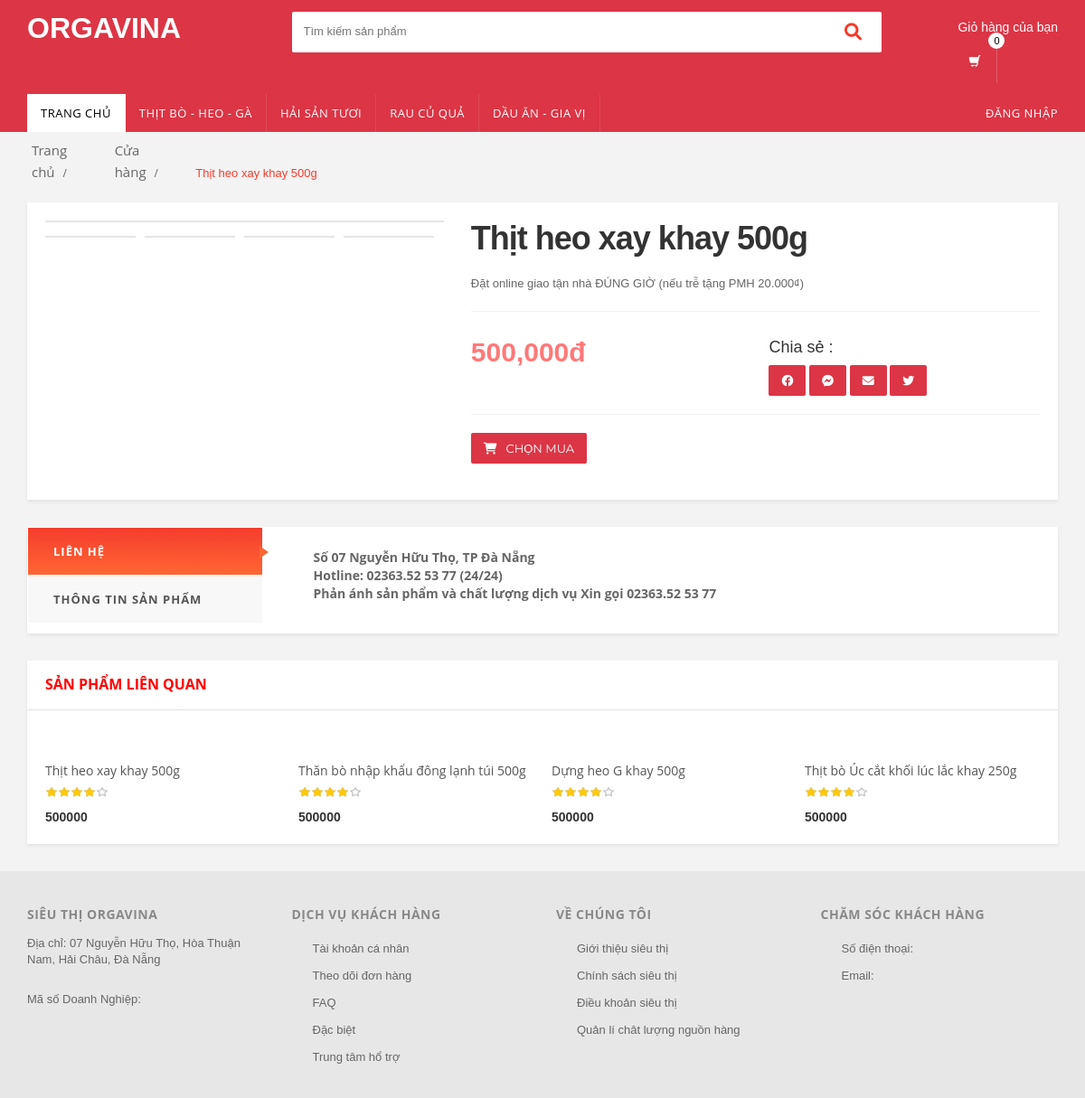
/?act=detail&id=112, run on the app's committed database.
### tables this page shows
CREATE TABLE `sanpham` (
  `MaSP` int(11) NOT NULL,
  `MaLSP` int(11) NOT NULL,
  `MaDM` int(11) NOT NULL,
  `TenSP` varchar(70) NOT NULL,
  `DonGia` int(11) NOT NULL,
  `SoLuong` int(10) UNSIGNED NOT NULL DEFAULT 1,
  `HinhAnh1` varchar(200) NOT NULL,
  `HinhAnh2` varchar(255) DEFAULT NULL,
  `HinhAnh3` varchar(255) DEFAULT NULL,
  `MaKM` int(11) NOT NULL,
  `KieuDang` varchar(100) DEFAULT NULL,
  `TrangThai` int(11) NOT NULL,
  `MoTa` text NOT NULL,
  `ThoiGian` datetime DEFAULT NULL,
  `GiamGiaSP` varchar(200) NOT NULL,
  `DonGiaCu` varchar(200) NOT NULL
);

### Models/result.php (called while the page is built)
<?php
$result = $this->conn->query($query);
$data = array();
while ($row = $result->fetch_assoc()) {
    $data[] = $row;
}
?>

### Models/model.php (called while the page is built, shortened)
<?php
require_once("connection.php");
class model
{
    function __construct()
    {
        $conn_obj = new connection();
        $this->conn = $conn_obj->conn;
    }
    function danhmuc()
    {
        $query =  "SELECT * from DanhMuc ";
        require("result.php");
        return $data;
    }
    function chitietdanhmuc($id)
    {
        $query =  "SELECT d.TenDM as Ten, l.* FROM danhmuc as d, loaisanpham as l WHERE d.MaDM = l.MaDM and d.MaDM = $id";
        require("result.php");
        return $data;
    }
    function sanpham_danhmuc($a, $b, $danhmuc)
    {
        $query =   "SELECT * from sanpham WHERE TrangThai = 1  and MaDM = $danhmuc ORDER BY ThoiGian DESC limit $a,$b";
        require("result.php");
        return $data;
    }
}

### Models/connection.php (called while the page is built, shortened)
<?php
    class connection{
        function __construct()
        {
            $severname ="localhost";
            $username ="root";
            $password ="";
            $db_name ="orgavina";
            $this->conn = new mysqli($severname,$username,$password,$db_name);
        }
    }
?>

### Models/detail.php (called while the page is built)
<?php
require_once("model.php");
class Detail extends Model
{
    function detail_sp($id)
    {
        $query =  "SELECT * from SanPham where MaSP = $id ";
        $result = $this->conn->query($query);
        return $result->fetch_assoc();
    }
}

### Controllers/DetailController.php (called while the page is built, shortened)
<?php
class DetailController
{
    var $detail_model;
    public function __construct()
    {
        $this->detail_model = new Detail();
    }
    function list()
    {
        $id = $_GET['id'];
        $data = $this->detail_model->detail_sp($id);
        if ($data != null) {
            $data_lq = $this->detail_model->sanpham_danhmuc(0, 4, $data['MaDM']);
        }
        require_once('Views/index.php');
    }
}

### Views/product-detail/product-detail.php (the view, shortened to what this page needs)
<?php if ($data != NULL) { ?>
	<div class="breadcrumb">
		<div class="container">
			<div class="breadcrumb-inner">
				<ul class="list-inline list-unstyled">
					<li><a href="?act=home">Trang chủ</a></li>
					<li><a href="?act=shop">Cửa hàng</a></li>
					<li class='active'><?= $data['TenSP'] ?></li>
				</ul>
			</div>
		</div>
	</div>
	<div class="body-content outer-top-xs">
		<div class='container'>
			<div class='row single-product'>
				<div class='col-md-12'>
					<div class="detail-block">
						<div class="row  wow fadeInUp">
							<div class="col-xs-12 col-sm-6 col-md-5 gallery-holder">
								<div class="product-item-holder size-big single-product-gallery small-gallery">
									<div id="owl-single-product">
										<div class="single-product-gallery-item" id="slide1">
										</div>
									</div>
									<div class="single-product-gallery-thumbs gallery-thumbs">
										<div id="owl-single-product-thumbnails">
											<div class="item">
											</div>
											<div class="item">
											</div>
											<div class="item">
											</div>
											<div class="item">
											</div>
										</div>
									</div>
								</div>
							</div>
							<div class='col-sm-6 col-md-7 product-info-block'>
								<div class="product-info">
									<h1 class="name"><?= $data['TenSP'] ?></h1>
									<div class="description-container m-t-20">
										<?= $data['KieuDang'] ?>
									</div>
									<div class="price-container info-container m-t-20">
										<div class="row">
											<div class="col-sm-6">
												<div class="price-box">
													<span class="price"><?= number_format($data['DonGia']) ?>đ</span>
												</div>
											</div>
											<div class="col-sm-6">
												<h4>Chia sẻ :</h4>
												<div class="favorite-button m-t-10">
													<a class="btn btn-primary" data-toggle="tooltip" data-placement="right" title="Facebook" href="#">
														<i class="fab fa-facebook"></i>
													</a>
													<a class="btn btn-primary" data-toggle="tooltip" data-placement="right" title="messenger" href="#">
														<i class="fab fa-facebook-messenger"></i>
													</a>
													<a class="btn btn-primary" data-toggle="tooltip" data-placement="right" title="E-mail" href="#">
														<i class="fa fa-envelope"></i>
													</a>
													<a class="btn btn-primary" data-toggle="tooltip" data-placement="right" title="Twitter" href="#">
													<i class="fab fa-twitter"></i>
													</a>
												</div>
											</div>
										</div>
									</div>
									<div class="quantity-container info-container">
										<div class="row">
											<div class="col-sm-7">
												<a href="?act=cart&xuli=add&id=<?= $data['MaSP'] ?>" class="btn btn-primary"><i class="fa fa-shopping-cart inner-right-vs"></i>CHỌN MUA</a>
											</div>
										</div>
									</div>
								</div>
							</div>
						</div>
					</div>
					<div class="product-tabs inner-bottom-xs  wow fadeInUp">
						<div class="row">
							<div class="col-sm-3">
								<ul id="product-tabs" class="nav nav-tabs nav-tab-cell">
									<li class="active"><a data-toggle="tab" href="#review">Liên hệ</a></li>
									<li><a data-toggle="tab" href="#description">Thông tin sản phẩm</a></li>
								</ul>
							</div>
							<div class="col-sm-9">
								<div class="tab-content">
									<div id="review" class="tab-pane  active">
										<div class="product-tab">
											<div class="product-reviews">
												<h4 class="title">Số 07 Nguyễn Hữu Thọ, TP Đà Nẵng <br>
													Hotline: 02363.52 53 77 (24/24) <br>
													Phản ánh sản phẩm và chất lượng dịch vụ Xin gọi 02363.52 53 77</h4>
											</div>
										</div>
									</div>
								</div>
							</div>
						</div>
					</div>
					<section class="section featured-product wow fadeInUp">
						<h3 class="section-title">Sản phẩm liên quan</h3>
						<div class="owl-carousel home-owl-carousel upsell-product custom-carousel owl-theme outer-top-xs">
							<?php foreach ($data_lq as $item) { ?>
								<div class="item item-carousel">
									<div class="products">
										<div class="product">
											<div class="product-image">
												<div class="image">
												</div>
											</div>
											<div class="product-info text-left">
												<h3 class="name"><a href="?act=detail&id=<?= $item['MaSP'] ?>"><?= $item['TenSP'] ?></a></h3>
												<div class="rating rateit-small"></div>
												<div class="product-price">
													<span class="price"><?= $data['DonGia'] ?></span>
												</div>
											</div>
										</div>
									</div>
								</div>
							<?php } ?>
						</div>
					</section>
				</div>
			</div>
		</div>
	</div>
<?php } else {
	require_once("Views/error-404.php");
} ?>

### public/css/blue.css (style rules this page uses)
a { color: #0f6cb2; }
.product .product-info .product-price .price { color: #333; }
.breadcrumb ul li.active { color: #f53d2d; }
.single-product .product-info .price-container .price-box .price { color: #ff7878; }
.single-product .product-tabs .nav.nav-tabs.nav-tab-cell li.active a { background: linear-gradient(-180deg,#f53d2d,#f63); }
.single-product .product-tabs .nav.nav-tabs.nav-tab-cell li.active a:after { border-color: rgba(0, 0, 0, 0) rgba(0, 0, 0, 0) rgba(0, 0, 0, 0) #f63; }

### public/css/rateit.css (style rules this page uses)
.rateit { display: -moz-inline-box; display: inline-block; position: relative; -webkit-user-select: none; -khtml-user-select: none; -moz-user-select: none; -o-user-select: none; -ms-user-select: none; user-select: none; -webkit-touch-callout: none; }

### data on the page
sanpham: TenSP "Thịt heo xay khay 500g", KieuDang "Đặt online giao tận nhà ĐÚNG GIỜ (nếu trễ tặng PMH 20.000₫)", DonGia "500,000", DonGia "500000"
sanpham: TenSP "Thăn bò nhập khẩu đông lạnh túi 500g"
sanpham: TenSP "Dựng heo G khay 500g"
sanpham: TenSP "Thịt bò Úc cắt khối lúc lắc khay 250g"

### other printed values
$soluong "0"
